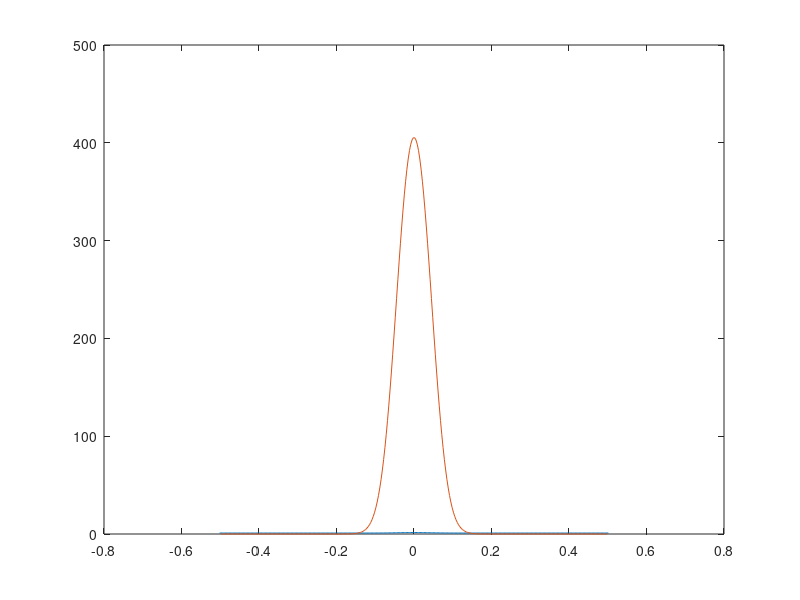

Write MATLAB code to recreate this figure. (Note: this script raises an error after producing the figure.)
clear, figure(1), clf
% Physics
Lx      = 1;
rho0    = 1;
Vx0     = 1e-2;
D       = 2e-5;
beta    = 1e-3;
mu      = 1e-2;
% numerics
nx      = 300;
dx      = Lx/(nx);
nout    = 25;
c       = 1/sqrt(rho0*beta);
dt      = min([dx.^2/D/2.1,dx/abs(Vx0)/2.1,dx/c/2.1])/2;

% Initialization
Xv      = -Lx/2:dx:Lx/2;
Xc      = -(Lx+dx)/2:dx:(Lx+dx)/2;
rho     = 0.5*exp(-300*(Xc+0).^2)+rho0;
P       = 1/beta*log(rho(2:end-1)/rho0);
Vx      = 0*Vx0*ones(1,nx+1);
%Vx      = linspace(Vx0/2,Vx0,length(Xc));
plot(Xc, rho, Xc(2:end-1), P)
% Action
for it = 1:5e4

    qx           = -D*diff(rho)/dx;
%     Frhox        = (Vx>0).*Vx.*rho(1:end-1) + (Vx<0).*Vx.*rho(2:end);
    Frhox        = Vx.*av(rho);
    drhodt       = -diff(Frhox + qx)/dx;
    rho(2:end-1) = rho(2:end-1) + drhodt*dt;    

%     rho(end)     = rho(end) - (Vx(end)>0)*Vx(end)*(rho(end)-rho(end-1))/dx*dt;
%     rho(1)       = rho(1  ) - (Vx(1  )<0)*Vx(1  )*(rho(2  )-rho(1    ))/dx*dt;
    rho(1)       = rho(2);
    rho(end)     = rho(end-1);
    rhoc         = 0.5*(rho(1:end-1)+rho(2:end));
    Vxc          = 0.5*(Vx(1:end-1)+Vx(2:end));
    Mx           = rhoc.*Vx;
    P            = 1/beta*log(rho(2:end-1)/rho0);
    Sxx          = -P + mu.*diff(Vx/dx);
%     FMxx         = (Vxc>0).*Vxc.*Mx(1:end-1) + (Vxc<0).*Vxc.*Mx(2:end);
    FMxx         =  Vxc.*av(Mx);
    dMxdt        = -diff(FMxx-Sxx)/dx;

    Mx(2:end-1)  = Mx(2:end-1) + dMxdt*dt;

%     Mx(end)      = Mx(end) - (Vxc(end)>0)*Vxc(end)*(Mx(end)-Mx(end-1))/dx*dt;
%     Mx(1)        = Mx(1  ) - (Vxc(1  )<0)*Vxc(1  )*(Mx(2  )-Mx(1    ))/dx*dt;
    Vx           = Mx./rhoc;
    if mod(it-1, nout) == 0
        plot(Xc, rho,'-',Xv, Mx,'-'), axis([-Lx/2 Lx/2 -2*rho0 2*rho0]), drawnow
    end
end


function A = av(B)
    A = 0.5*(B(2:end)+B(1:end-1));
end
function [A] = advection2d(A,Vx,Vy,dx,dy,dt)
%Function advection 2d is a function that is used for upwind
%advection in 2d problems
dtadv = dt;
A(1:end-1,:) = A(1:end-1,:) - (Vx(2:end-1,:)<0).*Vx(2:end-1,:).*diff(A,1,1)/dx*dtadv;
A(2:end  ,:) = A(2:end  ,:) - (Vx(2:end-1,:)>0).*Vx(2:end-1,:).*diff(A,1,1)/dx*dtadv;        
A(:,1:end-1) = A(:,1:end-1) - (Vy(:,2:end-1)<0).*Vy(:,2:end-1).*diff(A,1,2)/dy*dtadv;
A(:,2:end  ) = A(:,2:end  ) - (Vy(:,2:end-1)>0).*Vy(:,2:end-1).*diff(A,1,2)/dy*dtadv;
return
end


